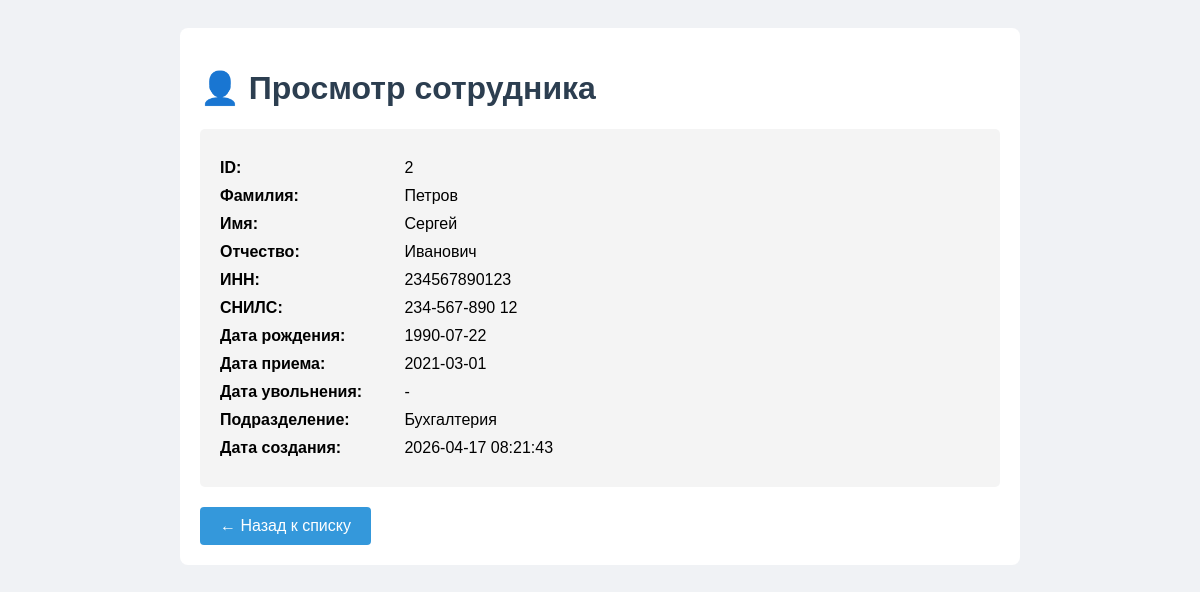
Screenshot of /employee_view.php?id=2 with the database file from the repository.
### tables this page shows
CREATE TABLE `employees` (
  `employee_id` int(11) NOT NULL,
  `last_name` varchar(100) NOT NULL,
  `first_name` varchar(100) NOT NULL,
  `middle_name` varchar(100) DEFAULT NULL,
  `inn` varchar(12) DEFAULT NULL,
  `snils` varchar(14) DEFAULT NULL,
  `birth_date` date DEFAULT NULL,
  `hire_date` date NOT NULL,
  `dismissal_date` date DEFAULT NULL,
  `department_id` int(11) DEFAULT NULL,
  `position_id` int(11) DEFAULT NULL,
  `created_at` timestamp NULL DEFAULT current_timestamp()
);

CREATE TABLE `departments` (
  `department_id` int(11) NOT NULL,
  `department_name` varchar(150) NOT NULL,
  `cost_center_code` varchar(20) DEFAULT NULL,
  `manager_id` int(11) DEFAULT NULL,
  `created_at` timestamp NULL DEFAULT current_timestamp()
);

### employee_view.php (the view, shortened to what this page needs)
<?php
require_once 'config.php';
$id = isset($_GET['id']) ? (int)$_GET['id'] : 0;
try {
    $sql = "SELECT e.*, d.department_name
            FROM employees e
            LEFT JOIN departments d ON e.department_id = d.department_id
            WHERE e.employee_id = :id";
    $stmt = $pdo->prepare($sql);
    $stmt->execute([':id' => $id]);
    $employee = $stmt->fetch();
} catch(PDOException $e) {
    die("Ошибка: " . $e->getMessage());
}
?>
<!DOCTYPE html>
<html lang="ru">
<head>
</head>
<body>
<div class="container">
    <h1>👤 Просмотр сотрудника</h1>
    <div class="info">
        <p><span class="label">ID:</span> <?= $employee['employee_id'] ?></p>
        <p><span class="label">Фамилия:</span> <?= htmlspecialchars($employee['last_name']) ?></p>
        <p><span class="label">Имя:</span> <?= htmlspecialchars($employee['first_name']) ?></p>
        <p><span class="label">Отчество:</span> <?= htmlspecialchars($employee['middle_name'] ?? '-') ?></p>
        <p><span class="label">ИНН:</span> <?= htmlspecialchars($employee['inn'] ?? '-') ?></p>
        <p><span class="label">СНИЛС:</span> <?= htmlspecialchars($employee['snils'] ?? '-') ?></p>
        <p><span class="label">Дата рождения:</span> <?= $employee['birth_date'] ?? '-' ?></p>
        <p><span class="label">Дата приема:</span> <?= $employee['hire_date'] ?? '-' ?></p>
        <p><span class="label">Дата увольнения:</span> <?= $employee['dismissal_date'] ?? '-' ?></p>
        <p><span class="label">Подразделение:</span> <?= htmlspecialchars($employee['department_name'] ?? '-') ?></p>
        <p><span class="label">Дата создания:</span> <?= $employee['created_at'] ?? '-' ?></p>
    </div>
    <a href="index.php" class="back">← Назад к списку</a>
</div>
</body>
</html>

### employee_view.php (style rules this page uses)
body { font-family: Arial; background: #f0f2f5; padding: 20px; }
.container { max-width: 800px; margin: 0 auto; background: white; border-radius: 8px; padding: 20px; }
.info { background: #f4f4f4; padding: 20px; border-radius: 5px; margin-top: 20px; }
.info p { margin: 10px 0; }
.back { display: inline-block; margin-top: 20px; text-decoration: none; background: #3498db; color: white; padding: 10px 20px; border-radius: 4px; }
.label { font-weight: bold; display: inline-block; width: 180px; }
h1 { color: #2c3e50; }

### rows the page displays
employees: employee_id "2", last_name "Петров", first_name "Сергей", middle_name "Иванович", inn "234567890123", snils "234-567-890 12", birth_date "1990-07-22", hire_date "2021-03-01", dismissal_date "-", department.department_name "Бухгалтерия", created_at "2026-04-17 08:21:43"
